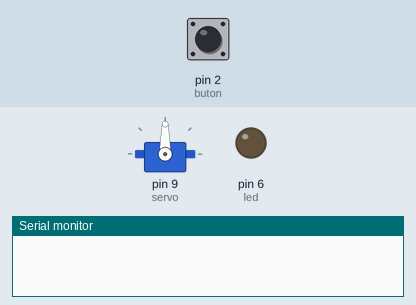
Bench run of a sketch on a simulated Arduino Uno, built with avr-gcc and run on an emulated ATmega328P. Shown: servo, output pins drawn as LEDs (lit = HIGH), the last lines printed to the serial monitor. Inputs (shaded band) come from the test bench; at power-on: pin 2 (buton) LOW.

Above: at 1.2 s.
1.3 s: pin 2 (buton) pulled HIGH for 0.15 s
At 2.0 s:
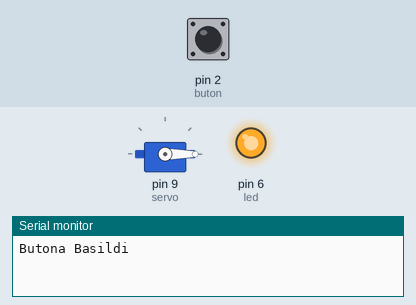
4.4 s: pin 2 (buton) pulled HIGH for 1 s
At 7.1 s:
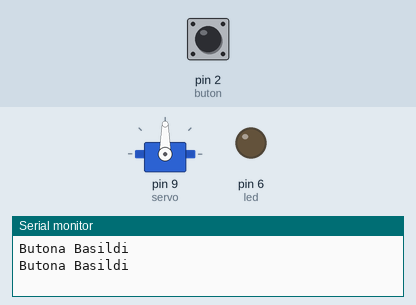
7.9 s: pin 2 (buton) pulled HIGH for 3.2 s
Timing chart, 0 to 13.4 s (numbered marks = the images above; inputs shaded):
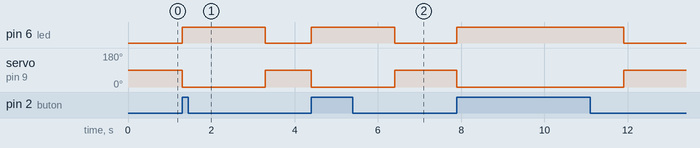

Measured:
- after the input at 1.3 s, pin 6 (led): LOW → HIGH at once, → LOW 2.0 s later; servo on pin 9 (servo): 90° → 0° at once, → 90° 2.0 s later
- after the input at 4.4 s, pin 6 (led): LOW → HIGH at once, → LOW 2.0 s later; servo on pin 9 (servo): 90° → 0° at once, → 90° 2.0 s later

The sketch:

Fish_Feeder.ino
```cpp
#include <Servo.h>
Servo servo;

int led=6;
int buton=2;

void setup() {
  pinMode(led,OUTPUT);
  pinMode(buton,INPUT);
  servo.attach(9);
  Serial.begin(9600);
}

void loop() {


  for(int i=0;i<=100;i++)
  {
    int butondurum=digitalRead(buton);
    if(butondurum==HIGH)
    {
      i=0;
      Serial.println("Butona Basildi");
      yemle();
    }
    else
    {
    delay(100);
    }

  }
  yemle();
}
void yemle()
{
   servo.write(0);//Sonsuz Döner
  digitalWrite(led,HIGH);
  delay(2000);//Yemleme Süresi
  digitalWrite(led,LOW);
  servo.write(90);//Dönen Servoyu Durdurur.
}
```
